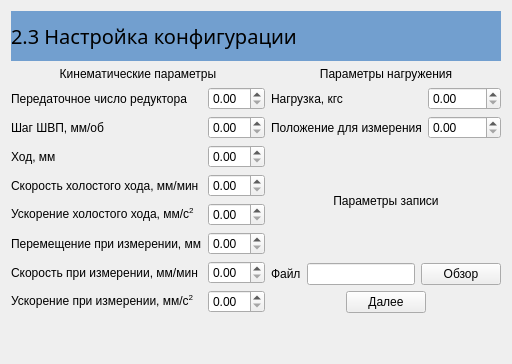
      <widget class="QWidget" name="page23">
       <layout class="QGridLayout" name="gridLayout_4">
        <item row="0" column="0" colspan="4">
         <widget class="QLabel" name="label_132">
          <property name="minimumSize">
           <size>
            <width>0</width>
            <height>50</height>
           </size>
          </property>
          <property name="maximumSize">
           <size>
            <width>16777215</width>
            <height>50</height>
           </size>
          </property>
          <property name="styleSheet">
           <string notr="true">background-color: rgb(114, 159, 207);
font: 15pt bold;</string>
          </property>
          <property name="text">
           <string>2.3 Настройка конфигурации</string>
          </property>
         </widget>
        </item>
        <item row="5" column="1">
         <widget class="QDoubleSpinBox" name="spnNom_Vel_Idle23"/>
        </item>
        <item row="4" column="1">
         <widget class="QDoubleSpinBox" name="spnNom_Dsp_Idle23"/>
        </item>
        <item row="1" column="0" colspan="2">
         <widget class="QLabel" name="label_20">
          <property name="text">
           <string>Кинематические параметры</string>
          </property>
          <property name="alignment">
           <set>Qt::AlignCenter</set>
          </property>
         </widget>
        </item>
        <item row="1" column="2" colspan="2">
         <widget class="QLabel" name="label_15">
          <property name="text">
           <string>Параметры нагружения</string>
          </property>
          <property name="alignment">
           <set>Qt::AlignCenter</set>
          </property>
         </widget>
        </item>
        <item row="2" column="0">
         <widget class="QLabel" name="label_14">
          <property name="text">
           <string>Передаточное число редуктора</string>
          </property>
         </widget>
        </item>
        <item row="2" column="1">
         <widget class="QDoubleSpinBox" name="spnGear23"/>
        </item>
        <item row="2" column="2">
         <widget class="QLabel" name="label_13">
          <property name="text">
           <string>Нагрузка, кгс</string>
          </property>
         </widget>
        </item>
        <item row="2" column="3">
         <widget class="QDoubleSpinBox" name="spnNom_Load23"/>
        </item>
        <item row="3" column="0">
         <widget class="QLabel" name="label_7">
          <property name="text">
           <string>Шаг ШВП, мм/об</string>
          </property>
         </widget>
        </item>
        <item row="3" column="1">
         <widget class="QDoubleSpinBox" name="spnPitch23"/>
        </item>
        <item row="3" column="2">
         <widget class="QLabel" name="label_9">
          <property name="text">
           <string>Положение для измерения</string>
          </property>
         </widget>
        </item>
        <item row="3" column="3">
         <widget class="QDoubleSpinBox" name="spnNom_Pos_Measure23"/>
        </item>
        <item row="4" column="0">
         <widget class="QLabel" name="label_8">
          <property name="text">
           <string>Ход, мм</string>
          </property>
         </widget>
        </item>
        <item row="5" column="0">
         <widget class="QLabel" name="label_12">
          <property name="text">
           <string>Скорость холостого хода, мм/мин</string>
          </property>
         </widget>
        </item>
        <item row="6" column="1">
         <widget class="QDoubleSpinBox" name="spnNom_Accel_Idle23"/>
        </item>
        <item row="6" column="0">
         <widget class="QLabel" name="label_18">
          <property name="text">
           <string>Ускорение холостого хода, мм/с&lt;sup&gt;2&lt;/sup&gt;</string>
          </property>
         </widget>
        </item>
        <item row="7" column="1">
         <widget class="QDoubleSpinBox" name="spnNom_Dsp_Measure23"/>
        </item>
        <item row="7" column="0">
         <widget class="QLabel" name="label_11">
          <property name="text">
           <string>Перемещение при измерении, мм</string>
          </property>
         </widget>
        </item>
        <item row="8" column="1">
         <widget class="QDoubleSpinBox" name="spnNom_Vel_Measure23"/>
        </item>
        <item row="8" column="0">
         <widget class="QLabel" name="label_10">
          <property name="text">
           <string>Скорость при измерении, мм/мин</string>
          </property>
         </widget>
        </item>
        <item row="9" column="1">
         <widget class="QDoubleSpinBox" name="spnNom_Accel_Measure23"/>
        </item>
        <item row="9" column="0">
         <widget class="QLabel" name="label_19">
          <property name="text">
           <string>Ускорение при измерении, мм/с&lt;sup&gt;2&lt;/sup&gt;</string>
          </property>
         </widget>
        </item>
        <item row="4" column="2" rowspan="6" colspan="2">
         <layout class="QGridLayout" name="gridLayout_3">
          <item row="1" column="0">
           <layout class="QHBoxLayout" name="horizontalLayout_3">
            <item>
             <widget class="QLabel" name="label_17">
              <property name="text">
               <string>Файл</string>
              </property>
             </widget>
            </item>
            <item>
             <widget class="QLineEdit" name="edtFile23"/>
            </item>
            <item>
             <widget class="QPushButton" name="btnFileSelect23">
              <property name="text">
               <string>Обзор</string>
              </property>
             </widget>
            </item>
           </layout>
          </item>
          <item row="2" column="0">
           <layout class="QHBoxLayout" name="horizontalLayout_4">
            <item>
             <spacer name="horizontalSpacer_3">
              <property name="orientation">
               <enum>Qt::Horizontal</enum>
              </property>
              <property name="sizeHint" stdset="0">
               <size>
                <width>40</width>
                <height>20</height>
               </size>
              </property>
             </spacer>
            </item>
            <item>
             <widget class="QPushButton" name="btnNext23">
              <property name="text">
               <string>Далее</string>
              </property>
             </widget>
            </item>
            <item>
             <spacer name="horizontalSpacer_4">
              <property name="orientation">
               <enum>Qt::Horizontal</enum>
              </property>
              <property name="sizeHint" stdset="0">
               <size>
                <width>40</width>
                <height>20</height>
               </size>
              </property>
             </spacer>
            </item>
           </layout>
          </item>
          <item row="0" column="0">
           <widget class="QLabel" name="label_16">
            <property name="text">
             <string>Параметры записи</string>
            </property>
            <property name="alignment">
             <set>Qt::AlignCenter</set>
            </property>
           </widget>
          </item>
         </layout>
        </item>
        <item row="10" column="1">
         <spacer name="verticalSpacer_6">
          <property name="orientation">
           <enum>Qt::Vertical</enum>
          </property>
          <property name="sizeHint" stdset="0">
           <size>
            <width>20</width>
            <height>40</height>
           </size>
          </property>
         </spacer>
        </item>
       </layout>
       <zorder>spnGear23</zorder>
       <zorder>spnNom_Load23</zorder>
       <zorder>label_7</zorder>
       <zorder>label_10</zorder>
       <zorder>spnNom_Dsp_Idle23</zorder>
       <zorder>spnNom_Vel_Idle23</zorder>
       <zorder>spnPitch23</zorder>
       <zorder>label_8</zorder>
       <zorder>label_15</zorder>
       <zorder>spnNom_Accel_Measure23</zorder>
       <zorder>label_9</zorder>
       <zorder>spnNom_Vel_Measure23</zorder>
       <zorder>spnNom_Dsp_Measure23</zorder>
       <zorder>label_11</zorder>
       <zorder>spnNom_Pos_Measure23</zorder>
       <zorder>spnNom_Accel_Idle23</zorder>
       <zorder>label_12</zorder>
       <zorder>label_13</zorder>
       <zorder>label_14</zorder>
       <zorder>label_18</zorder>
       <zorder>label_19</zorder>
       <zorder>label_20</zorder>
       <zorder>label_132</zorder>
       <zorder>verticalSpacer_6</zorder>
      </widget>
